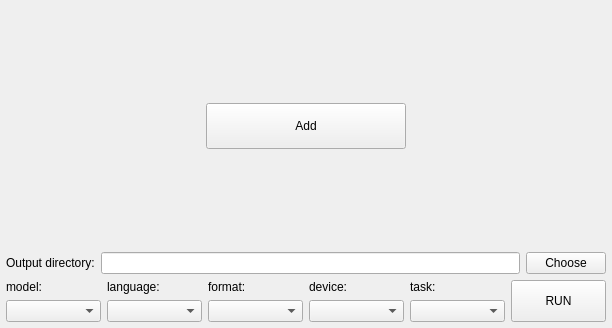
<?xml version="1.0" encoding="UTF-8"?>
<ui version="4.0">
 <class>Form</class>
 <widget class="QMainWindow" name="Form">
  <property name="geometry">
   <rect>
    <x>0</x>
    <y>0</y>
    <width>612</width>
    <height>328</height>
   </rect>
  </property>
  <property name="windowTitle">
   <string>Form</string>
  </property>
  <widget class="QWidget" name="FormArea">
   <layout class="QVBoxLayout" name="verticalLayout_2">
    <property name="leftMargin">
     <number>6</number>
    </property>
    <property name="topMargin">
     <number>6</number>
    </property>
    <property name="rightMargin">
     <number>6</number>
    </property>
    <property name="bottomMargin">
     <number>6</number>
    </property>
    <item>
     <layout class="QVBoxLayout" name="verticalLayout_6">
      <property name="sizeConstraint">
       <enum>QLayout::SetMinAndMaxSize</enum>
      </property>
      <item>
       <layout class="QVBoxLayout" name="tableLayout"/>
      </item>
      <item>
       <layout class="QVBoxLayout" name="verticalLayout">
        <property name="sizeConstraint">
         <enum>QLayout::SetDefaultConstraint</enum>
        </property>
        <item>
         <spacer name="verticalSpacer">
          <property name="orientation">
           <enum>Qt::Vertical</enum>
          </property>
          <property name="sizeHint" stdset="0">
           <size>
            <width>20</width>
            <height>40</height>
           </size>
          </property>
         </spacer>
        </item>
        <item>
         <layout class="QHBoxLayout" name="horizontalLayout">
          <property name="sizeConstraint">
           <enum>QLayout::SetMinimumSize</enum>
          </property>
          <item>
           <spacer name="horizontalSpacer_2">
            <property name="orientation">
             <enum>Qt::Horizontal</enum>
            </property>
            <property name="sizeHint" stdset="0">
             <size>
              <width>40</width>
              <height>20</height>
             </size>
            </property>
           </spacer>
          </item>
          <item>
           <widget class="QPushButton" name="addBtn">
            <property name="sizePolicy">
             <sizepolicy hsizetype="Preferred" vsizetype="Maximum">
              <horstretch>0</horstretch>
              <verstretch>0</verstretch>
             </sizepolicy>
            </property>
            <property name="minimumSize">
             <size>
              <width>200</width>
              <height>46</height>
             </size>
            </property>
            <property name="text">
             <string>Add</string>
            </property>
           </widget>
          </item>
          <item>
           <spacer name="horizontalSpacer">
            <property name="orientation">
             <enum>Qt::Horizontal</enum>
            </property>
            <property name="sizeHint" stdset="0">
             <size>
              <width>40</width>
              <height>20</height>
             </size>
            </property>
           </spacer>
          </item>
         </layout>
        </item>
        <item>
         <spacer name="verticalSpacer_2">
          <property name="orientation">
           <enum>Qt::Vertical</enum>
          </property>
          <property name="sizeHint" stdset="0">
           <size>
            <width>20</width>
            <height>40</height>
           </size>
          </property>
         </spacer>
        </item>
        <item>
         <layout class="QHBoxLayout" name="horizontalLayout_5">
          <item>
           <widget class="QLabel" name="chooseDirLabel">
            <property name="text">
             <string>Output directory:</string>
            </property>
           </widget>
          </item>
          <item>
           <widget class="QLineEdit" name="outputDirEdit"/>
          </item>
          <item>
           <widget class="QPushButton" name="chooseDirBtn">
            <property name="text">
             <string>Choose</string>
            </property>
           </widget>
          </item>
         </layout>
        </item>
        <item>
         <layout class="QHBoxLayout" name="horizontalLayout_2">
          <item>
           <layout class="QVBoxLayout" name="verticalLayout_9">
            <item>
             <widget class="QLabel" name="modelLabel">
              <property name="text">
               <string>model:</string>
              </property>
             </widget>
            </item>
            <item>
             <widget class="QComboBox" name="modelCombo"/>
            </item>
           </layout>
          </item>
          <item>
           <layout class="QVBoxLayout" name="verticalLayout_8">
            <item>
             <widget class="QLabel" name="languageLabel">
              <property name="text">
               <string>language:</string>
              </property>
             </widget>
            </item>
            <item>
             <widget class="QComboBox" name="languageCombo"/>
            </item>
           </layout>
          </item>
          <item>
           <layout class="QVBoxLayout" name="verticalLayout_7">
            <item>
             <widget class="QLabel" name="formatLabel">
              <property name="text">
               <string>format:</string>
              </property>
             </widget>
            </item>
            <item>
             <widget class="QComboBox" name="formatCombo"/>
            </item>
           </layout>
          </item>
          <item>
           <layout class="QVBoxLayout" name="verticalLayout_4">
            <item>
             <widget class="QLabel" name="deviceLabel">
              <property name="text">
               <string>device:</string>
              </property>
             </widget>
            </item>
            <item>
             <widget class="QComboBox" name="deviceCombo"/>
            </item>
           </layout>
          </item>
          <item>
           <layout class="QVBoxLayout" name="verticalLayout_3">
            <item>
             <widget class="QLabel" name="taskLabel">
              <property name="text">
               <string>task:</string>
              </property>
             </widget>
            </item>
            <item>
             <widget class="QComboBox" name="taskCombo"/>
            </item>
           </layout>
          </item>
          <item>
           <widget class="QPushButton" name="runBtn">
            <property name="sizePolicy">
             <sizepolicy hsizetype="Minimum" vsizetype="Minimum">
              <horstretch>0</horstretch>
              <verstretch>0</verstretch>
             </sizepolicy>
            </property>
            <property name="text">
             <string>RUN</string>
            </property>
           </widget>
          </item>
         </layout>
        </item>
       </layout>
      </item>
     </layout>
    </item>
   </layout>
  </widget>
 </widget>
 <resources/>
 <connections/>
</ui>
